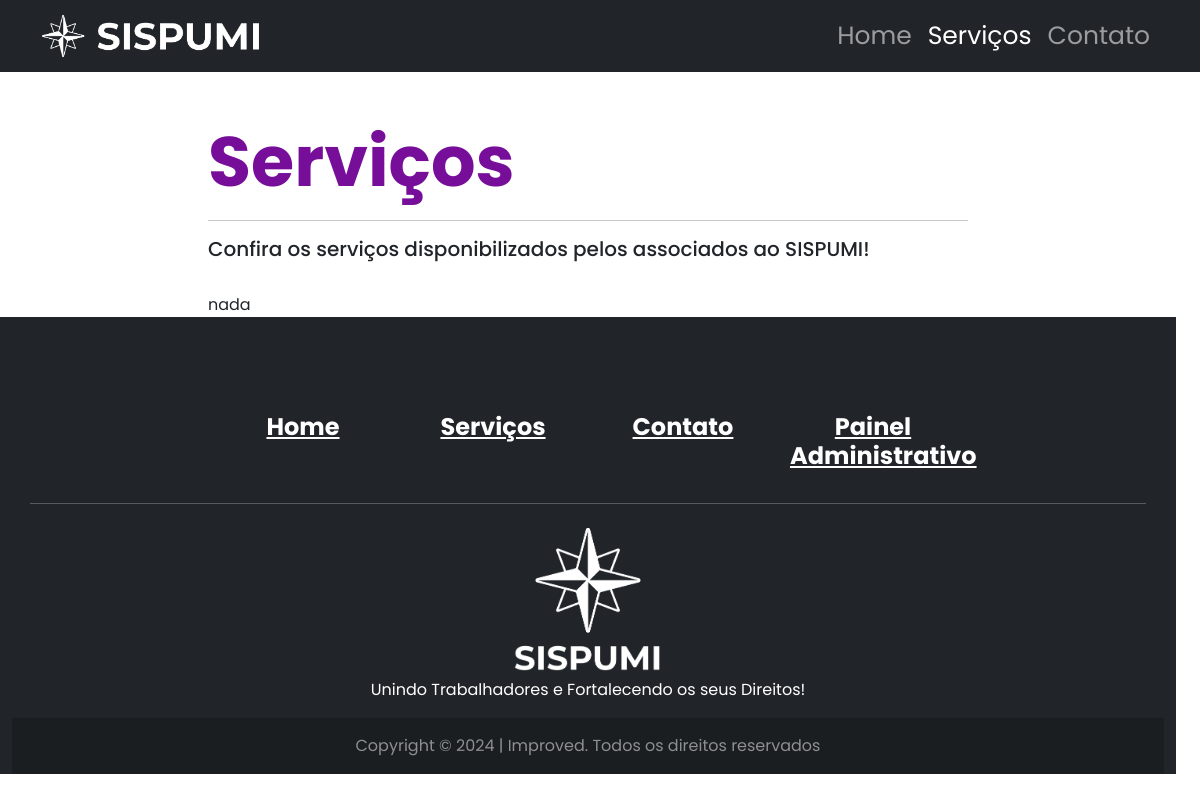
The app's page /servicos.php, older data.
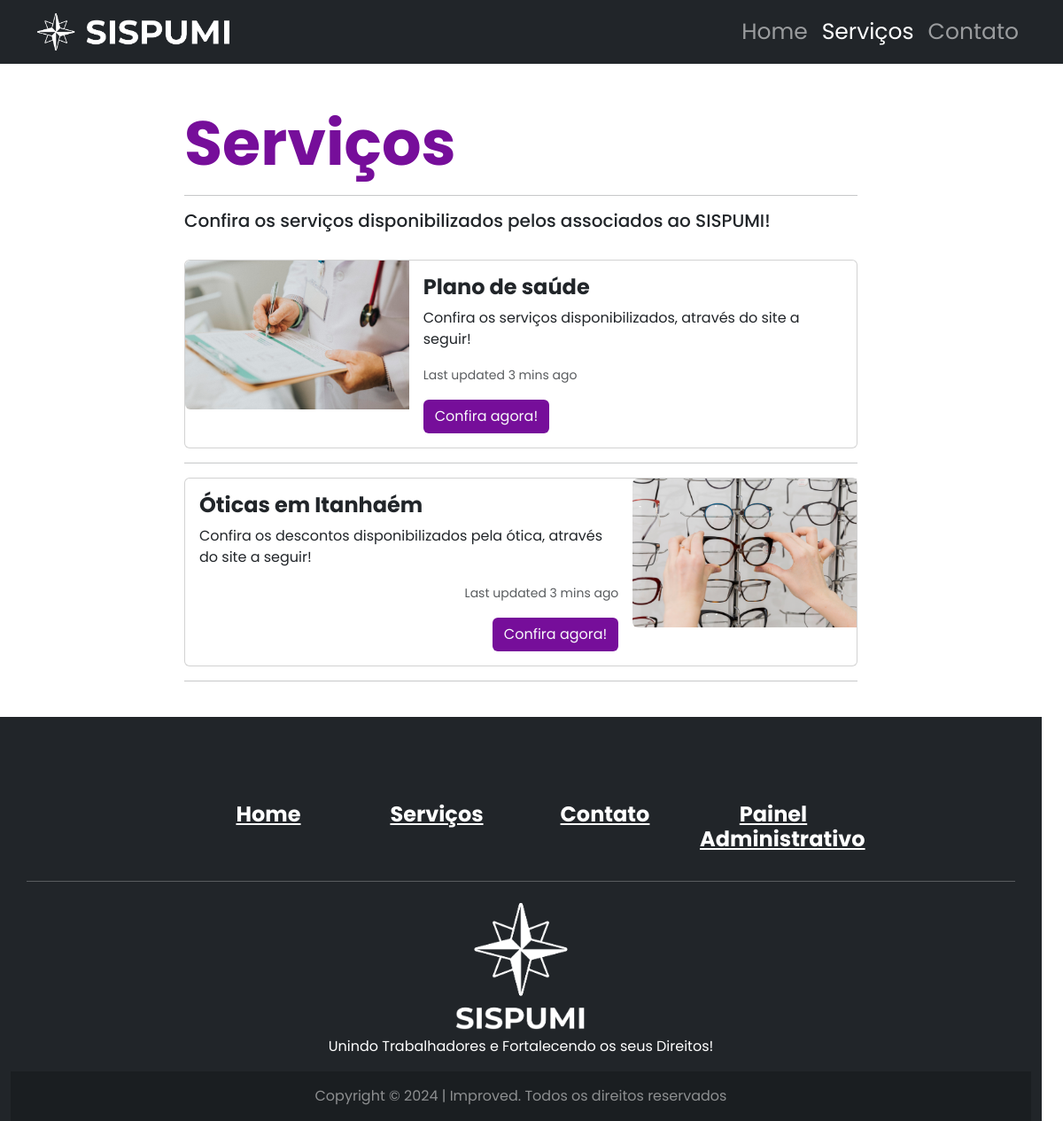
The same page, newer data.
### tables this page shows
CREATE TABLE IF NOT EXISTS `servico` (
  `id_servico` int(11) NOT NULL AUTO_INCREMENT,
  `nm_servico` varchar(45) NOT NULL,
  `desc_servico` varchar(255) NOT NULL,
  `imagem_servico` text,
  `link_servico` text,
  `status_servico` int(11) NOT NULL,
  `adm_id_adm` int(11) DEFAULT NULL,
  PRIMARY KEY (`id_servico`),
  KEY `adm_id_adm` (`adm_id_adm`)
);

### servicos.php (the view, shortened to what this page needs)
<?php
include('conexao.php');
$sql1 = 'SELECT * FROM servico WHERE status_servico = 1 ORDER BY id_servico DESC';
$ladoServico = "esquerda";
?>
<!DOCTYPE html>
<html>
<head>
	<link rel="stylesheet" type="text/css" href="css/bootstrap.min.css">
</head>
<body>
<nav class="navbar navbar-expand-lg navbar-dark bg-dark static-top">
  <div class="container">
    <a class="navbar-brand" href="index.php">
      <img src="./img/logo.png" alt="..." height="46">
    </a>
    <div class="collapse navbar-collapse" id="navbarSupportedContent">
      <ul class="navbar-nav ms-auto">
        <li class="nav-item">
          <a class="nav-link" aria-current="page" href="index.php" style="font-size: 25px;">Home</a>
        </li>
        <li class="nav-item">
          <a class="nav-link active" href="servicos.php" style="font-size: 25px;">Serviços</a>
        </li>
        <li class="nav-item">
          <a class="nav-link" href="contato.php" style="font-size: 25px;">Contato</a>
        </li>
      </ul>
    </div>
  </div>
</nav>
<br>
<div class="row container-fluid">
  <div class="col-sm-2"></div>
  <div class="col-sm-8">
    <br>
    <h1 style="font-size: 70px; color: #760E9A;"><strong>Serviços</strong></h1>
    <hr>
    <h5>Confira os serviços disponibilizados pelos associados ao SISPUMI!</h5>
    <br>
<?php
$executa = $con->query($sql1);
if($executa -> fetch_array() == ""){
    echo 'nada';
  }else{
    $executa = $con->query($sql1);
    while($servico = $executa -> fetch_array()){
      if($ladoServico == "esquerda"){
        echo '
        <div class="card mb-3" style="max-width: 100%;">
          <div class="row g-0">
            <div class="col-md-4">
              <img src="'.$servico['imagem_servico'].'" class="img-fluid rounded-start" alt="...">
            </div>
            <div class="col-md-8">
              <div class="card-body">
                <h4 class="card-title"><strong>'.$servico['nm_servico'].'</strong></h4>
                <p class="card-text">'.$servico['desc_servico'].'</p>
                <p class="card-text"><small class="text-body-secondary">Last updated 3 mins ago</small></p>
                <a href="'.$servico['link_servico'].'" target="_blank" class="btn text-light" style="background-color: #760E9A;">Confira agora!</a>
              </div>
            </div>
          </div>
        </div>
        <hr>';
        $ladoServico = "direita";
      }else{
        echo '
        <div class="card mb-3" style="max-width: 100%;">
          <div class="row g-0">
            <div class="col-md-8">
              <div class="card-body" style="text-align: right;">
                <h4 class="card-title" align="left"><strong>'.$servico['nm_servico'].'</strong></h4>
                <p class="card-text" align="left">'.$servico['desc_servico'].'</p>
                <p class="card-text"><small class="text-body-secondary">Last updated 3 mins ago</small></p>
                <a href="'.$servico['link_servico'].'" target="_blank" class="btn text-light" style="background-color: #760E9A;">Confira agora!</a>
              </div>
            </div>
            <div class="col-md-4">
              <img src="'.$servico['imagem_servico'].'" class="img-fluid rounded-start" alt="...">
            </div>
          </div>
        </div>
        <hr>';
        $ladoServico = "esquerda";
      }
    }
  }
?>
    <br>
</div>
<footer class="text-center text-white bg-dark">
    <div class="container">
      <section class="mt-5">
        <div class="row text-center d-flex justify-content-center pt-5">
          <div class="col-md-2">
            <h4 class="font-weight-bold">
              <a href="index.php" class="text-white"><strong>Home</strong></a>
            </h4>
          </div>
          <div class="col-md-2">
            <h4 class="font-weight-bold">
              <a href="servicos.php" class="text-white"><strong>Serviços</strong></a>
            </h4>
          </div>
          <div class="col-md-2">
            <h4 class="font-weight-bold">
              <a href="contato.html" class="text-white"><strong>Contato</strong></a>
            </h4>
          </div>
          <div class="col-md-2">
            <h4 class="font-weight-bold">
              <a href="./login.php" class="text-white"><strong>Painel Administrativo</strong></a>
            </h4>
          </div>
        </div>
      </section>
      <hr class="my-4" />
        <div class="row d-flex justify-content-center">
          <div class="col-lg-8 text-white">
            <img src="./img/logo1.png" alt="..." height="150">
            <p>
               Unindo Trabalhadores e Fortalecendo os seus Direitos!
            </p>
          </div>
        </div>
    </div>
    <div
         class="text-center p-3 text-white-50"
         style="background-color: rgba(0, 0, 0, 0.2)"
         >
      Copyright © 2024 | Improved. Todos os direitos reservados
    </div>
  </footer>
</body>
</html>

### servicos.php (style rules this page uses)
body { font-family: poppins; }

Row changes from the older to the newer data that the page shows:
added servico: imagem_servico (picture), nm_servico "Plano de saúde", desc_servico "Confira os serviços disponibilizados, através do site a seguir!"
added servico: nm_servico "Óticas em Itanhaém", desc_servico "Confira os descontos disponibilizados pela ótica, através do site a seguir!", imagem_servico (picture)
Text that changed along with them:
text no longer shown: "nada"
